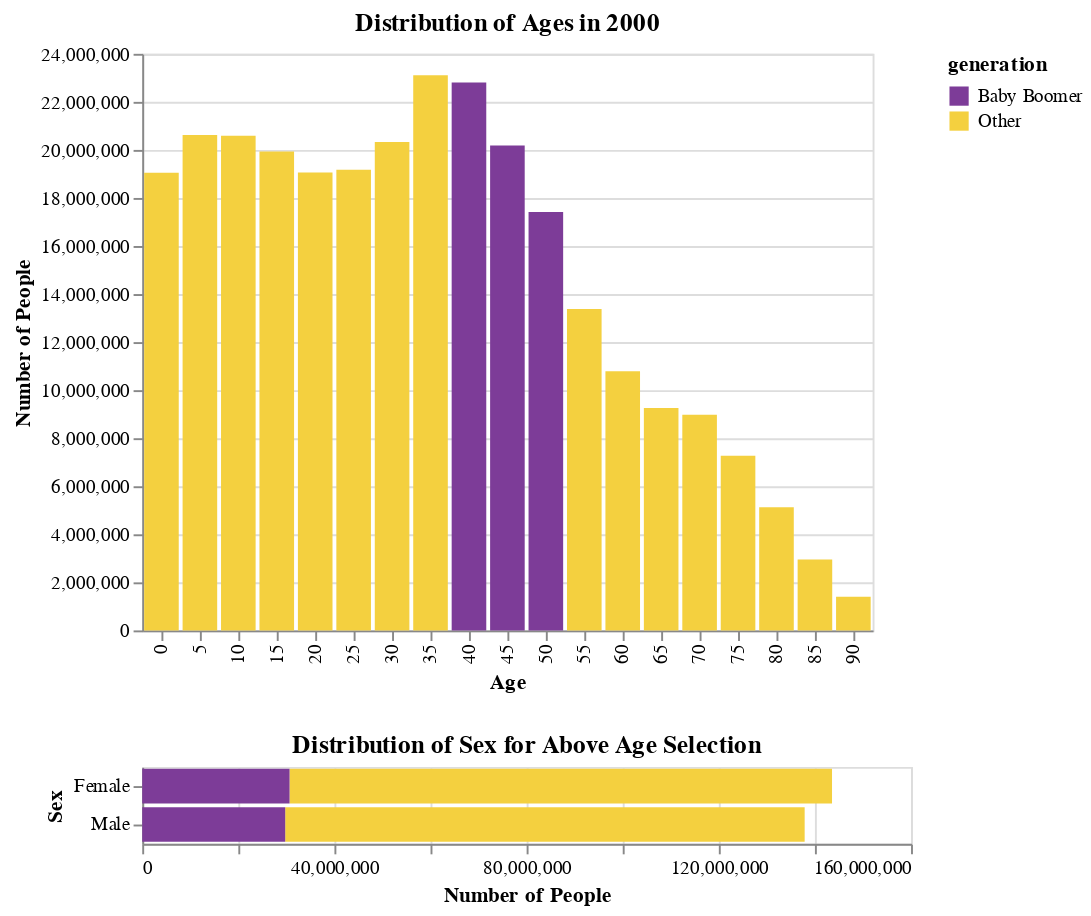

The notebook cell saved with this chart:
### Markdown cell above
## ✅Q6 - Linking

Let's take a closer look at just the year 2000 data, and find what the distribution of sex is for each individual age grouping.  Plot the distribution of ages as a bar chart for just the year 2000, and link a histogram that will plot the distribution of sex for the current selection.  It should default to no age group selected.  The histogram for the sex distribution should appear below the year 2000 data (vertically concatenated). When a bar on the top chart is selected, indicate its selection by turning the other bars light gray.  The histogram of the sex distribution below it should be a horizontal bar chart. 

Encode membership of the Baby Boomer generation with color using "#7D3C98" (purple) for the boomers "#F4D03F" (gold) for other.

### Code cell
domain = ['Baby Boomer','Other']
range = ['#7D3C98','#F4D03F']


click = alt.selection_multi(encodings=['color'], fields=['age'])

base = alt.Chart(df_population[(df_population['year'] == 2000)]).mark_bar().encode(
    x=alt.X('age:O',title='Age'),
    y=alt.Y("sum(people):Q", scale=alt.Scale(domain=[0,24000000]), title='Number of People'),
    #color=alt.Color('generation',scale=alt.Scale(domain=domain, range=range))
    #color=alt.condition(click, 'generation', alt.value('lightgray'))
    color=alt.condition(click,'generation',
                        alt.value('lightgray'),
                        scale=alt.Scale(domain=domain, range=range))

).properties(title='Distribution of Ages in 2000').add_selection(
    click)

hist = alt.Chart(df_population[(df_population['year']==2000) & (df_population['sex'])]).mark_bar().encode(
    x=alt.X("sum(people):Q", title='Number of People'),
    y=alt.Y('sex',title='Sex'),
    color=alt.Color('generation', scale=alt.Scale(domain=domain, range=range))
).transform_filter(
    click
).properties(title='Distribution of Sex for Above Age Selection')

base & hist

### Figure 1 — Vega-Lite specification as saved in the notebook (floating-point values rounded to 4 significant figures)
{"config": {"view": {"continuousWidth": 400, "continuousHeight": 300}}, "vconcat": [{"data": {"name": "data-21f23929a0539680c1d19bda5edbbf75"}, "mark": "bar", "encoding": {"color": {"condition": {"field": "generation", "scale": {"domain": ["Baby Boomer", "Other"], "range": ["#7D3C98", "#F4D03F"]}, "type": "nominal", "selection": "selector001"}, "value": "lightgray"}, "x": {"field": "age", "title": "Age", "type": "ordinal"}, "y": {"aggregate": "sum", "field": "people", "scale": {"domain": [0, 24000000]}, "title": "Number of People", "type": "quantitative"}}, "selection": {"selector001": {"type": "multi", "encodings": ["color"], "fields": ["age"]}}, "title": "Distribution of Ages in 2000"}, {"data": {"name": "data-21f23929a0539680c1d19bda5edbbf75"}, "mark": "bar", "encoding": {"color": {"field": "generation", "scale": {"domain": ["Baby Boomer", "Other"], "range": ["#7D3C98", "#F4D03F"]}, "type": "nominal"}, "x": {"aggregate": "sum", "field": "people", "title": "Number of People", "type": "quantitative"}, "y": {"field": "sex", "title": "Sex", "type": "nominal"}}, "title": "Distribution of Sex for Above Age Selection", "transform": [{"filter": {"selection": "selector001"}}]}], "$schema": "https://vega.github.io/schema/vega-lite/v4.17.0.json", "datasets": {"data-21f23929a0539680c1d19bda5edbbf75": [{"year": 2000, "age": 0, "sex": "Male", "people": 9735380, "generation": "Other", "birth year": 2000}, {"year": 2000, "age": 0, "sex": "Female", "people": 9310714, "generation": "Other", "birth year": 2000}, {"year": 2000, "age": 5, "sex": "Male", "people": 10552146, "generation": "Other", "birth year": 1995}, {"year": 2000, "age": 5, "sex": "Female", "people": 10069564, "generation": "Other", "birth year": 1995}, {"year": 2000, "age": 10, "sex": "Male", "people": 10563233, "generation": "Other", "birth year": 1990}, {"year": 2000, "age": 10, "sex": "Female", "people": 10022524, "generation": "Other", "birth year": 1990}, {"year": 2000, "age": 15, "sex": "Male", "people": 10237419, "generation": "Other", "birth year": 1985}, {"year": 2000, "age": 15, "sex": "Female", "people": 9692669, "generation": "Other", "birth year": 1985}, {"year": 2000, "age": 20, "sex": "Male", "people": 9731315, "generation": "Other", "birth year": 1980}, {"year": 2000, "age": 20, "sex": "Female", "people": 9324244, "generation": "Other", "birth year": 1980}, {"year": 2000, "age": 25, "sex": "Male", "people": 9659493, "generation": "Other", "birth year": 1975}, {"year": 2000, "age": 25, "sex": "Female", "people": 9518507, "generation": "Other", "birth year": 1975}, {"year": 2000, "age": 30, "sex": "Male", "people": 10205879, "generation": "Other", "birth year": 1970}, {"year": 2000, "age": 30, "sex": "Female", "people": 10119296, "generation": "Other", "birth year": 1970}, {"year": 2000, "age": 35, "sex": "Male", "people": 11475182, "generation": "Other", "birth year": 1965}, {"year": 2000, "age": 35, "sex": "Female", "people": 11635647, "generation": "Other", "birth year": 1965}, {"year": 2000, "age": 40, "sex": "Male", "people": 11320252, "generation": "Baby Boomer", "birth year": 1960}, {"year": 2000, "age": 40, "sex": "Female", "people": 11488578, "generation": "Baby Boomer", "birth year": 1960}, {"year": 2000, "age": 45, "sex": "Male", "people": 9925006, "generation": "Baby Boomer", "birth year": 1955}, {"year": 2000, "age": 45, "sex": "Female", "people": 10261253, "generation": "Baby Boomer", "birth year": 1955}, {"year": 2000, "age": 50, "sex": "Male", "people": 8507934, "generation": "Baby Boomer", "birth year": 1950}, {"year": 2000, "age": 50, "sex": "Female", "people": 8911133, "generation": "Baby Boomer", "birth year": 1950}, {"year": 2000, "age": 55, "sex": "Male", "people": 6459082, "generation": "Other", "birth year": 1945}, {"year": 2000, "age": 55, "sex": "Female", "people": 6921268, "generation": "Other", "birth year": 1945}, {"year": 2000, "age": 60, "sex": "Male", "people": 5123399, "generation": "Other", "birth year": 1940}, {"year": 2000, "age": 60, "sex": "Female", "people": 5668961, "generation": "Other", "birth year": 1940}, {"year": 2000, "age": 65, "sex": "Male", "people": 4453623, "generation": "Other", "birth year": 1935}, {"year": 2000, "age": 65, "sex": "Female", "people": 4804784, "generation": "Other", "birth year": 1935}, {"year": 2000, "age": 70, "sex": "Male", "people": 3792145, "generation": "Other", "birth year": 1930}, {"year": 2000, "age": 70, "sex": "Female", "people": 5184855, "generation": "Other", "birth year": 1930}, {"year": 2000, "age": 75, "sex": "Male", "people": 2912655, "generation": "Other", "birth year": 1925}, {"year": 2000, "age": 75, "sex": "Female", "people": 4355644, "generation": "Other", "birth year": 1925}, {"year": 2000, "age": 80, "sex": "Male", "people": 1902638, "generation": "Other", "birth year": 1920}, {"year": 2000, "age": 80, "sex": "Female", "people": 3221898, "generation": "Other", "birth year": 1920}, {"year": 2000, "age": 85, "sex": "Male", "people": 970357, "generation": "Other", "birth year": 1915}, {"year": 2000, "age": 85, "sex": "Female", "people": 1981156, "generation": "Other", "birth year": 1915}, {"year": 2000, "age": 90, "sex": "Male", "people": 336303, "generation": "Other", "birth year": 1910}, {"year": 2000, "age": 90, "sex": "Female", "people": 1064581, "generation": "Other", "birth year": 1910}]}}
